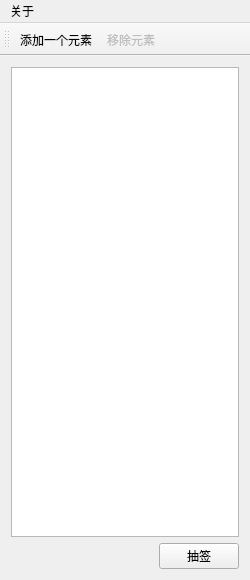
<?xml version="1.0" encoding="UTF-8"?>
<ui version="4.0">
 <class>MainWindow</class>
 <widget class="QMainWindow" name="MainWindow">
  <property name="geometry">
   <rect>
    <x>0</x>
    <y>0</y>
    <width>250</width>
    <height>580</height>
   </rect>
  </property>
  <property name="windowTitle">
   <string>MainWindow</string>
  </property>
  <widget class="QWidget" name="centralWidget">
   <layout class="QVBoxLayout" name="verticalLayout_2">
    <item>
     <layout class="QVBoxLayout" name="layMain">
      <item>
       <widget class="QListWidget" name="listWidget"/>
      </item>
      <item>
       <layout class="QHBoxLayout" name="layBtn">
        <item>
         <spacer name="spcBtn">
          <property name="orientation">
           <enum>Qt::Horizontal</enum>
          </property>
          <property name="sizeHint" stdset="0">
           <size>
            <width>40</width>
            <height>20</height>
           </size>
          </property>
         </spacer>
        </item>
        <item>
         <widget class="QPushButton" name="btnSortition">
          <property name="text">
           <string>抽签</string>
          </property>
         </widget>
        </item>
       </layout>
      </item>
     </layout>
    </item>
   </layout>
  </widget>
  <widget class="QMenuBar" name="menuBar">
   <property name="geometry">
    <rect>
     <x>0</x>
     <y>0</y>
     <width>250</width>
     <height>23</height>
    </rect>
   </property>
   <widget class="QMenu" name="menuAbout">
    <property name="title">
     <string>关于</string>
    </property>
    <addaction name="actAbout"/>
    <addaction name="actAboutQt"/>
   </widget>
   <addaction name="menuAbout"/>
  </widget>
  <widget class="QToolBar" name="toolBar">
   <attribute name="toolBarArea">
    <enum>TopToolBarArea</enum>
   </attribute>
   <attribute name="toolBarBreak">
    <bool>false</bool>
   </attribute>
   <addaction name="actAppendItem"/>
   <addaction name="actRemoveItem"/>
  </widget>
  <action name="actAbout">
   <property name="text">
    <string>关于作者</string>
   </property>
   <property name="toolTip">
    <string>关于作者</string>
   </property>
  </action>
  <action name="actAboutQt">
   <property name="text">
    <string>关于Qt</string>
   </property>
   <property name="toolTip">
    <string>关于Qt</string>
   </property>
  </action>
  <action name="actAppendItem">
   <property name="icon">
    <iconset resource="resource.qrc">
     <normaloff>:/Btn/Resource/Append.png</normaloff>:/Btn/Resource/Append.png</iconset>
   </property>
   <property name="text">
    <string>添加一个元素</string>
   </property>
   <property name="toolTip">
    <string>添加一个元素</string>
   </property>
  </action>
  <action name="actRemoveItem">
   <property name="enabled">
    <bool>false</bool>
   </property>
   <property name="icon">
    <iconset resource="resource.qrc">
     <normaloff>:/Btn/Resource/Remove.png</normaloff>:/Btn/Resource/Remove.png</iconset>
   </property>
   <property name="text">
    <string>移除元素</string>
   </property>
   <property name="toolTip">
    <string>移除元素</string>
   </property>
  </action>
 </widget>
 <layoutdefault spacing="6" margin="11"/>
 <tabstops>
  <tabstop>btnSortition</tabstop>
  <tabstop>listWidget</tabstop>
 </tabstops>
 <resources>
  <include location="resource.qrc"/>
 </resources>
 <connections/>
</ui>
